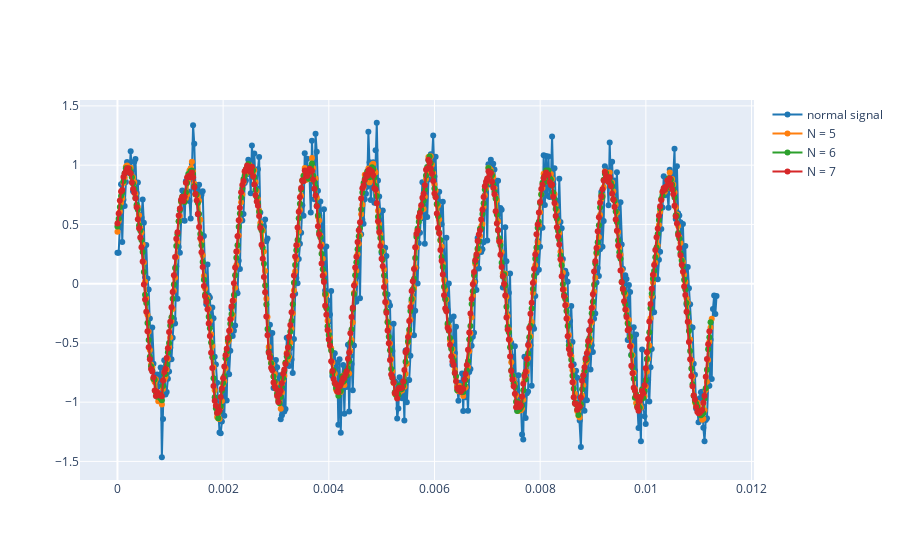

The cell this chart's notebook holds for it:
### Markdown cell above
2.2 Load your reference signal and calculate its envelope using the function you designed. Plot the reference signal and envelope in the same figure.

### Code cell
# Write your code here
#!git clone https://github.com/FrancescXarrie/-sis1_group4.git
filepath = "./-sis1_group4/44733__casualdave__601e.wav"
ref, fs = load_audio(filepath)
import numpy as np
import matplotlib.pyplot as plt
# we wanted to observe better the effects of FIR on a more real signal, that's this code

# Parameters
n_samples = 500  # Number of samples
t = np.linspace(0, 10, n_samples)  # Time vector
frequency = 1.0  # Frequency of the sine wave (in Hz)
amplitude = 1.0  # Amplitude of the sine wave
noise_stddev = 0.2  # Standard deviation of noise

# Generate a noisy sine wave signal
x = amplitude * np.sin(2 * np.pi * frequency * t) + noise_stddev * np.random.randn(n_samples)
a = averaging_filter(x, 5)
b = averaging_filter(x, 6)
c = averaging_filter(x, 7)
plot_signals([x, a, b, c], fs, name=['normal signal','N = 5', 'N = 6', 'N = 7'], mode='lines+markers')

### Figure 1 — Plotly figure (JSON) as saved in the notebook; plotly's stock layout.template omitted (floating-point values rounded to 4 significant figures; data arrays with more than 128 entries replaced by an {"elided": "..."} marker saying what was removed)
{"data": [{"line": {"color": "#1f77b4", "shape": "linear"}, "mode": "lines+markers", "name": "normal signal", "type": "scatter", "x": {"elided": "500 float values"}, "y": {"elided": "500 float values"}}, {"line": {"color": "#ff7f0e", "shape": "linear"}, "mode": "lines+markers", "name": "N = 5", "type": "scatter", "x": {"elided": "500 float values"}, "y": {"elided": "496 float values"}}, {"line": {"color": "#2ca02c", "shape": "linear"}, "mode": "lines+markers", "name": "N = 6", "type": "scatter", "x": {"elided": "500 float values"}, "y": {"elided": "495 float values"}}, {"line": {"color": "#d62728", "shape": "linear"}, "mode": "lines+markers", "name": "N = 7", "type": "scatter", "x": {"elided": "500 float values"}, "y": {"elided": "494 float values"}}], "layout": {}}
